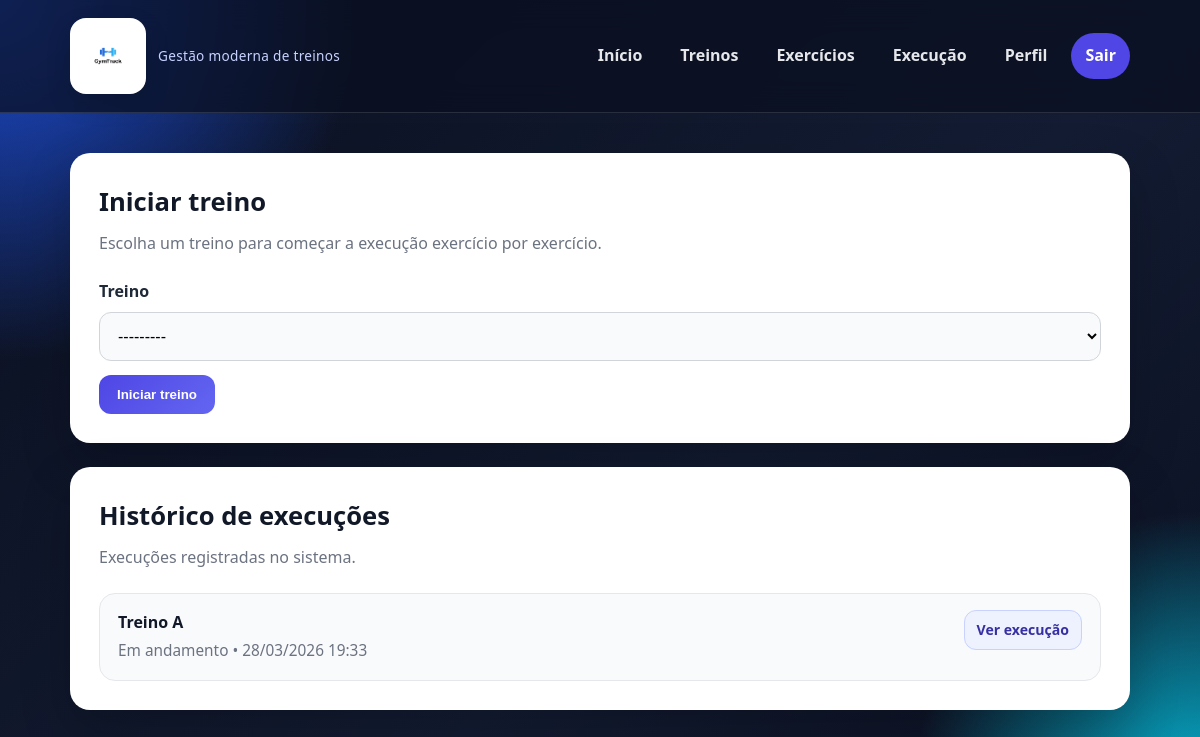
The page /execucao/ (signed in) on the database as committed earlier.
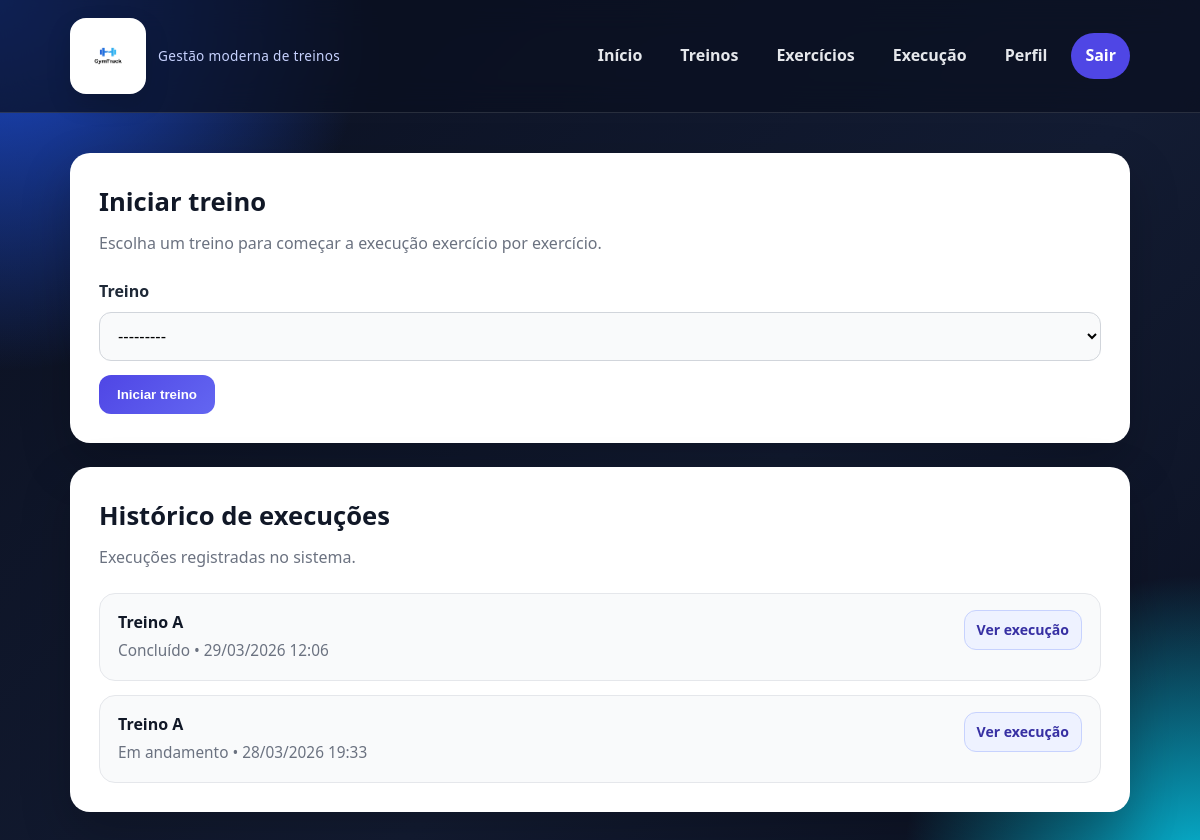
The same page on the database as committed later.
### core/models.py (models this page shows, shortened)
class ExecucaoTreino(models.Model):
    STATUS_CHOICES = [
        ('em_andamento', 'Em andamento'),
        ('concluido', 'Concluído'),
    ]
    treino = models.ForeignKey(Treino, on_delete=models.CASCADE, related_name='execucoes')
    data_execucao = models.DateTimeField(auto_now_add=True)
    status = models.CharField(max_length=20, choices=STATUS_CHOICES, default='em_andamento')

class Treino(models.Model):
    usuario = models.ForeignKey(User, on_delete=models.CASCADE)
    nome = models.CharField(max_length=100)
    def __str__(self):
        return self.nome

### core/views.py (the view)
# urls.py: path('execucao/', views.execucao_view, name='execucao'),
@login_required
def execucao_view(request):
    if request.method == 'POST':
        form = ExecucaoTreinoForm(request.POST)
        form.fields['treino'].queryset = Treino.objects.filter(usuario=request.user).order_by('-id')
        if form.is_valid():
            treino = form.cleaned_data['treino']
            if treino.usuario != request.user:
                messages.error(request, 'Você não tem permissão para iniciar este treino.')
                return redirect('execucao')
            execucao = ExecucaoTreino.objects.create(
                treino=treino,
                status='em_andamento'
            )
            for exercicio in treino.exercicios.all():
                ExecucaoExercicio.objects.create(
                    execucao=execucao,
                    exercicio=exercicio
                )
            messages.success(request, 'Treino iniciado com sucesso!')
            return redirect('execucao_detalhe', execucao_id=execucao.id)
        else:
            for errors in form.errors.values():
                for error in errors:
                    messages.error(request, error)
    else:
        form = ExecucaoTreinoForm()
        form.fields['treino'].queryset = Treino.objects.filter(usuario=request.user).order_by('-id')
    execucoes = ExecucaoTreino.objects.select_related('treino').filter(
        treino__usuario=request.user
    ).order_by('-id')
    return render(request, 'core/execucao.html', {
        'form': form,
        'execucoes': execucoes
    })

### core/forms.py (shortened to what this page needs)
class ExecucaoTreinoForm(forms.ModelForm):
    class Meta:
        model = ExecucaoTreino
        fields = ['treino']
        labels = {
            'treino': 'Treino',
        }

### core/templates/core/execucao.html (shortened to what this page needs)
{% extends 'core/base.html' %}
{% block content %}
<section class="page-grid">
    <div class="content-card">
        <h2 class="section-title">Iniciar treino</h2>
        <p class="section-subtitle">
            Escolha um treino para começar a execução exercício por exercício.
        </p>
        <form method="post" class="submit-once-form">
            <div class="form-grid">
                <div class="form-group full">
                    <label for="{{ form.treino.id_for_label }}">Treino</label>
                    {{ form.treino }}
                </div>
            </div>
            <div class="form-actions">
                <button type="submit" class="btn btn-primary submit-btn" data-loading-text="Iniciando...">
                    Iniciar treino
                </button>
            </div>
        </form>
    </div>
    <div class="list-card">
        <h3 class="section-title">Histórico de execuções</h3>
        <p class="section-subtitle">Execuções registradas no sistema.</p>
        {% if execucoes %}
            <ul class="items-list">
                {% for execucao in execucoes %}
                    <li class="item">
                        <div>
                            <strong>{{ execucao.treino.nome }}</strong>
                            <span>
                                {{ execucao.get_status_display }} •
                                {{ execucao.data_execucao|date:"d/m/Y H:i" }}
                            </span>
                        </div>
                        <a href="{% url 'execucao_detalhe' execucao.id %}" class="btn btn-secondary btn-sm">
                            Ver execução
                        </a>
                    </li>
                {% endfor %}
            </ul>
        {% else %}
            <div class="empty-state">
                <strong>Nenhuma execução registrada.</strong>
                Inicie um treino para acompanhar seu progresso exercício por exercício.
            </div>
        {% endif %}
    </div>
</section>
{% endblock %}

Rows that differ between the two databases and show on the page:
added ExecucaoTreino: treino.nome "Treino A", status "Concluído", data_execucao "29/03/2026 12:06"
